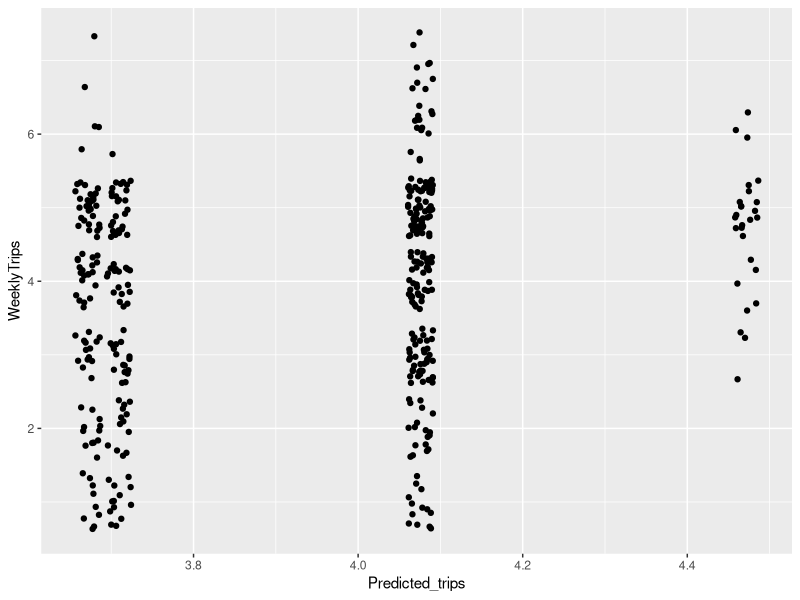
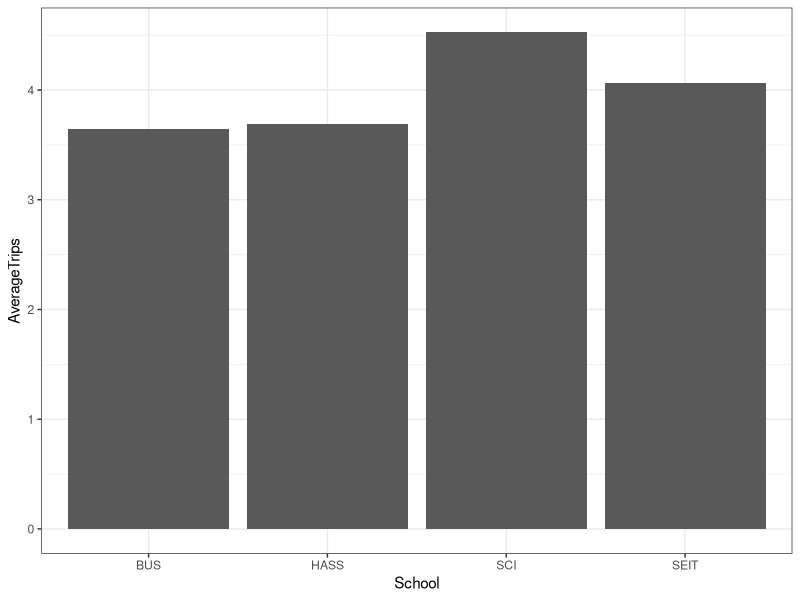

R code for these plots, in order:
#------------------------------#
#- ZEIT3607 - Tutorial 3 ------#
#- Trip Generation ------------#
#- 11 March 2022 --------------#
#- Milad Ghasri ---------------#
#------------------------------#

#- packages -----
library(tidyverse)

#- Setting up directory ----
getwd()
setwd("~/ZEIT3607/Project 1")

#- Reading data -----
student_master <- read.csv(file = "data/1_Students.csv")
staff_master <- read.csv(file = "data/1_Staff_Modified.csv")

student_IDs <- read.csv(file = "data/Group_3_StudentIDs.csv")
staff_IDs <- read.csv(file = "data/Group_3_StaffIDs.csv")

#----------------------------------------------#
#--- 1. TRIP GENERATION -----------------------#
#----------------------------------------------#

#----- Pull out a subset of data from the sample list----
Data_Student <-
  filter(student_master, student_master$ID %in% student_IDs$ID)
#Data_Student <-
#  filter(staff_master, staff_master$ID %in% staff_IDs$ID)


str(Data_Student)  


#- Trip generation ----
Data_Student_Weekly <- 
  Data_Student %>% 
  group_by(ID) %>% 
  summarise(WeeklyTrips=n(), School=first(School), Career=first(Career), Gender=first(Gender))

Student_Weekly_Model <- lm(WeeklyTrips ~ Career + School + Gender , data = Data_Student_Weekly)
summary(Student_Weekly_Model)


#- outsample validation ----
Data_Student_Weekly_Train <- 
  Data_Student_Weekly %>% 
  sample_frac(0.8)

Data_Student_Weekly_Test <- 
  Data_Student_Weekly %>% 
  filter(!(ID %in% Data_Student_Weekly_Train$ID))

Model_Student <- lm(WeeklyTrips~School, data=Data_Student_Weekly_Train)
summary(Model_Student)

Predicted_trips <- predict(Model_Student, newdata = Data_Student_Weekly_Test)

Data_Student_Weekly_Test <- 
  Data_Student_Weekly_Test %>% 
  cbind(Predicted_trips)


Data_Student_Weekly_Test %>% 
  ggplot()+
  geom_point(aes(x=Predicted_trips, y=WeeklyTrips), position = "jitter")


Data_Student_Weekly_Test %>% 
  mutate(Difference = (Predicted_trips - WeeklyTrips)^2) %>% 
  group_by() %>% 
  summarise(RMSE = (sum(Difference)/nrow(Data_Student_Weekly_Test))^0.5)

#- Random visualisation ----

Data_Student_Weekly %>% 
  group_by(School) %>% 
  summarise(AverageTrips = mean(WeeklyTrips)) %>% 
  ggplot()+
  geom_col(aes(x=School, y=AverageTrips)) +
  theme_bw()

#- Calculating peak day ratio ----
Data_Student
